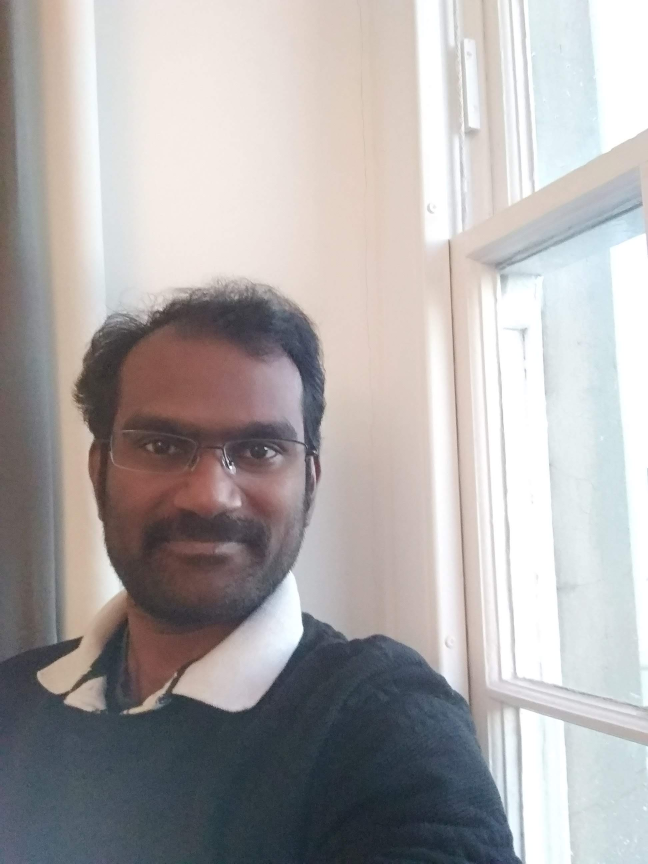
#> input picture CRUK_THT/Test.jpg, 1944 x 2592 px, found by its file name (shown at 1/3 size)
$ python kmc_1.py
#> lines starting #> are read from the running program, lines starting #| are printed output that depends on the picture
#!/usr/bin/env python3
# -*- coding: utf-8 -*-
"""
Created on Tue Jun 20 14:10:50 2023

@author: arun
"""

import cv2
import sklearn
from sklearn import cluster
import matplotlib.pyplot as plt
import numpy as np

#%%

img=cv2.imread('/home/arun/Pictures/Test.jpg',cv2.IMREAD_UNCHANGED)
#> img is the input picture: shape (2592, 1944, 3); mean B, G, R 169.9, 170, 174
scale_percent = 35 # percent of original size
width = int(img.shape[1] * scale_percent / 100)
#> width = 680
height = int(img.shape[0] * scale_percent / 100)
#> height = 907
dim = (width, height)
#> dim = (680, 907)

img = cv2.resize(img, dim, interpolation = cv2.INTER_AREA)
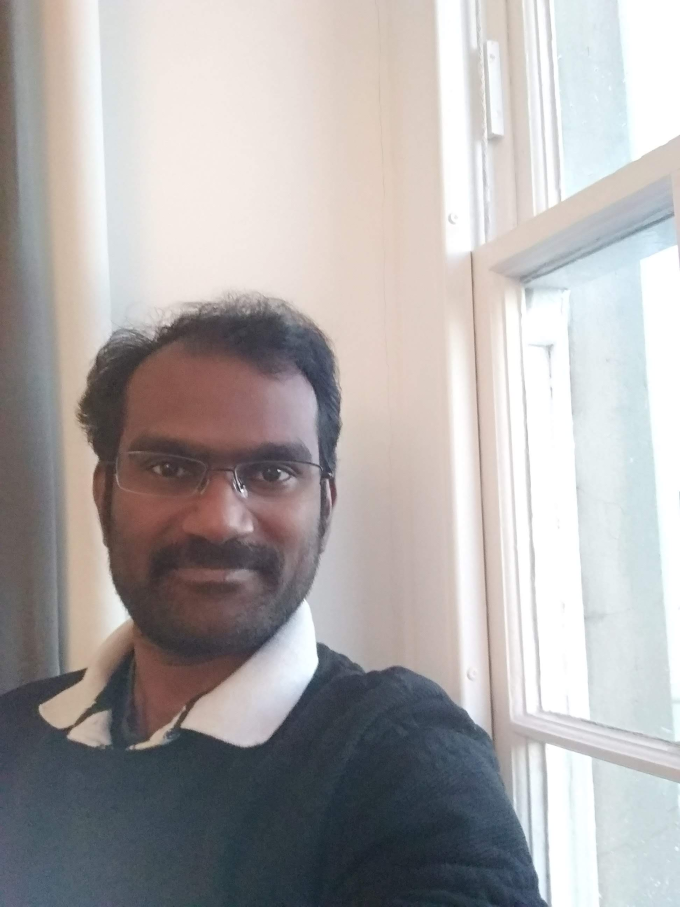
#> img: shape (907, 680, 3); mean B, G, R 169.9, 170, 174
# img = cv2.rotate(img, cv2.ROTATE_90_CLOCKWISE)
hsv = cv2.cvtColor(img, cv2.COLOR_BGR2HSV)
#> hsv: shape (907, 680, 3); mean H, S, V 57, 31.7, 180.2
img0=img/255
hsv0=hsv/255
#> hsv0: shape (907, 680, 3) float64; mean H, S, V 0.223, 0.124, 0.707
# img1=np.dstack((img0,hsv0))
img1=np.dstack((img,hsv))

# [34 lines of commented-out code are left out]
cv2.imshow('Input',img)
cv2.imshow('HSV',hsv)
# # plt.figure(1)
# # plt.imshow(img)
# # plt.show()
# #%%
# for ix in range(new_img.shape[1]):
#     new_img[ix] = colors[km.labels_[ix]]


# new_img = new_img.reshape((dim[1],dim[0],3))
# plt.figure(2)
# plt.imshow(new_img)
# plt.show()
#%% OpenCV kmeans
# vectorized = img.reshape((-1,3))
vectorized = img.reshape((-1,6))
vectorized = np.float32(vectorized)

img_convert = cv2.cvtColor(img, cv2.COLOR_BGR2RGB)

# Define criteria = ( type, max_iter = 10 , epsilon = 1.0 )
criteria = (cv2.TERM_CRITERIA_EPS + cv2.TERM_CRITERIA_MAX_ITER, 10, 1.0)

# Set flags
# flags = cv2.KMEANS_RANDOM_CENTERS

#image 2
K = 10
attempts=50
ret,label,center=cv2.kmeans(vectorized,K,None,criteria,attempts,cv2.KMEANS_PP_CENTERS)
#> ret = 152662858.9; center = [[253.7, 253.3, 251.9, 253.8, 253.3, 252], [93.71, 81.78, 72.95, 93.75, 81.83, 72.96], [150.9, 152.3, 159.3, 151.6, 153.3, 160.5], [224.6, 222.9, 217.7, 224.7, 223.1, 217.8], [63.92, 56.96, 52.16, 63.96, 56.96, 52.19], [197.6, 205.4, 218.7, 197.8, 205.6, 218.9], [80.26, 84.7, 110.8, 80.41, 84.83, 111], [233, 234.3, 235.7, 233.1, 234.4, 235.8], [175.8, 181.2, 193, 176.1, 181.6, 193.4], [114.9, 113.4, 124.6, 116.2, 114.5, 125.6]]
center = np.uint8(center)
#> center = [[253, 253, 251, 253, 253, 251], [93, 81, 72, 93, 81, 72], [150, 152, 159, 151, 153, 160], [224, 222, 217, 224, 223, 217], [63, 56, 52, 63, 56, 52], [197, 205, 218, 197, 205, 218], [80, 84, 110, 80, 84, 111], [232, 234, 235, 233, 234, 235], [175, 181, 192, 176, 181, 193], [114, 113, 124, 116, 114, 125]]
res = center[label.flatten()]
result_image1 = res.reshape((img_convert.shape))#image 3
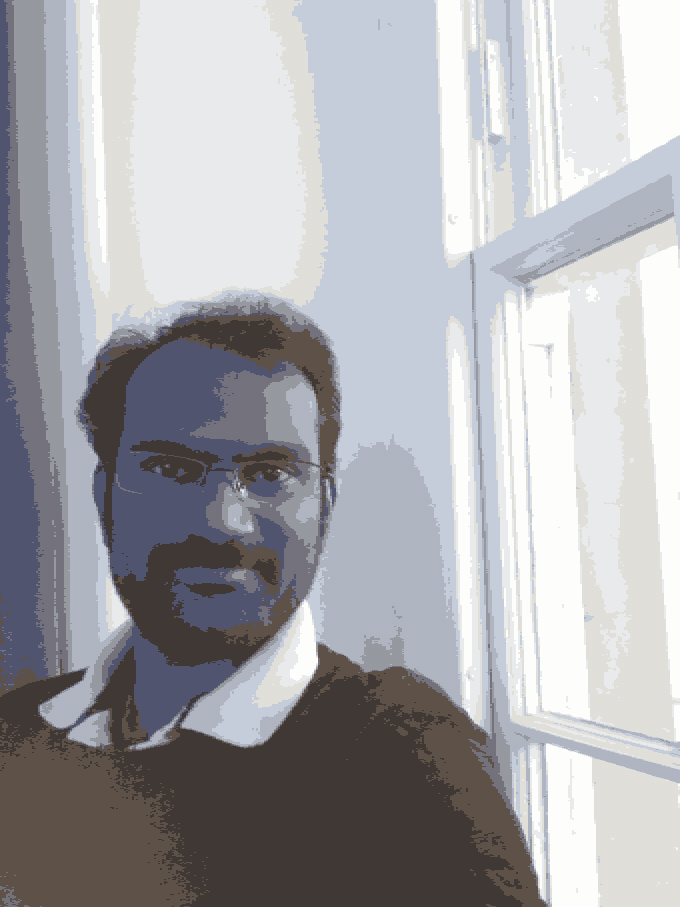
#> result_image1: shape (907, 680, 3); mean R, G, B 169.3, 169.5, 173.4
K = 4
# attempts=10
ret,label,center=cv2.kmeans(vectorized,K,None,criteria,attempts,cv2.KMEANS_PP_CENTERS)
#> ret = 498004667.9; center = [[103.4, 102.6, 116.4, 104, 103.2, 116.9], [236.5, 236.5, 235.4, 236.6, 236.6, 235.5], [185.7, 191.9, 203.6, 186, 192.3, 204], [70.78, 63.46, 59.95, 70.81, 63.47, 59.97]]
center = np.uint8(center)
#> center = [[103, 102, 116, 104, 103, 116], [236, 236, 235, 236, 236, 235], [185, 191, 203, 186, 192, 203], [70, 63, 59, 70, 63, 59]]
res = center[label.flatten()]
result_image2 = res.reshape((img_convert.shape))#image 4
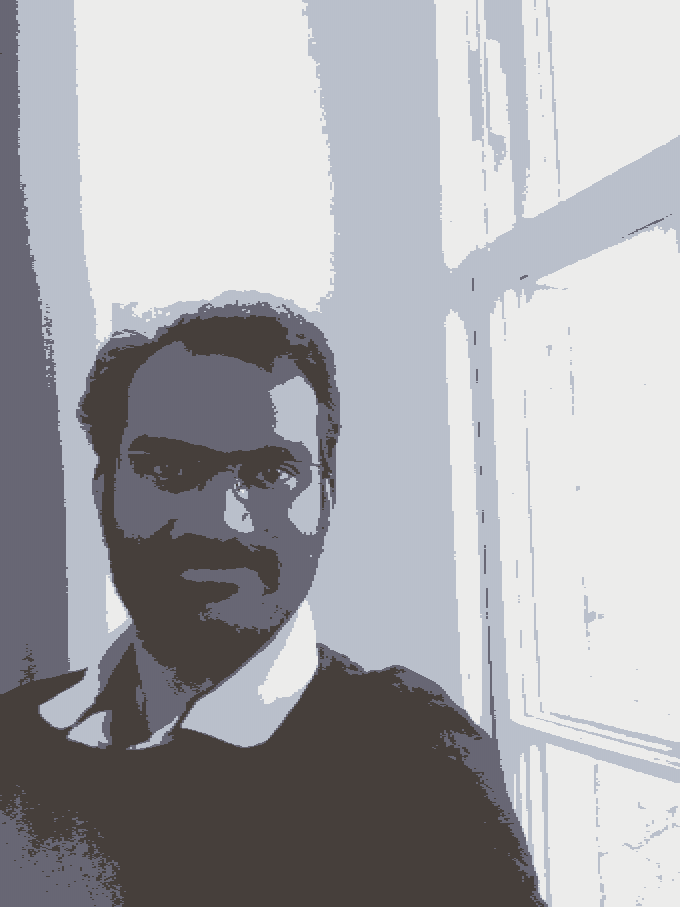
#> result_image2: shape (907, 680, 3); mean R, G, B 169.5, 169.5, 173.4
K = 2
# attempts=10
ret,label,center=cv2.kmeans(vectorized,K,None,criteria,attempts,cv2.KMEANS_PP_CENTERS)
#> ret = 1.34e+09; center = [[214.9, 217.6, 221.9, 215.1, 217.8, 222.1], [83.64, 78.91, 82.33, 83.91, 79.16, 82.56]]
center = np.uint8(center)
#> center = [[214, 217, 221, 215, 217, 222], [83, 78, 82, 83, 79, 82]]
res = center[label.flatten()]
result_image3 = res.reshape((img_convert.shape))
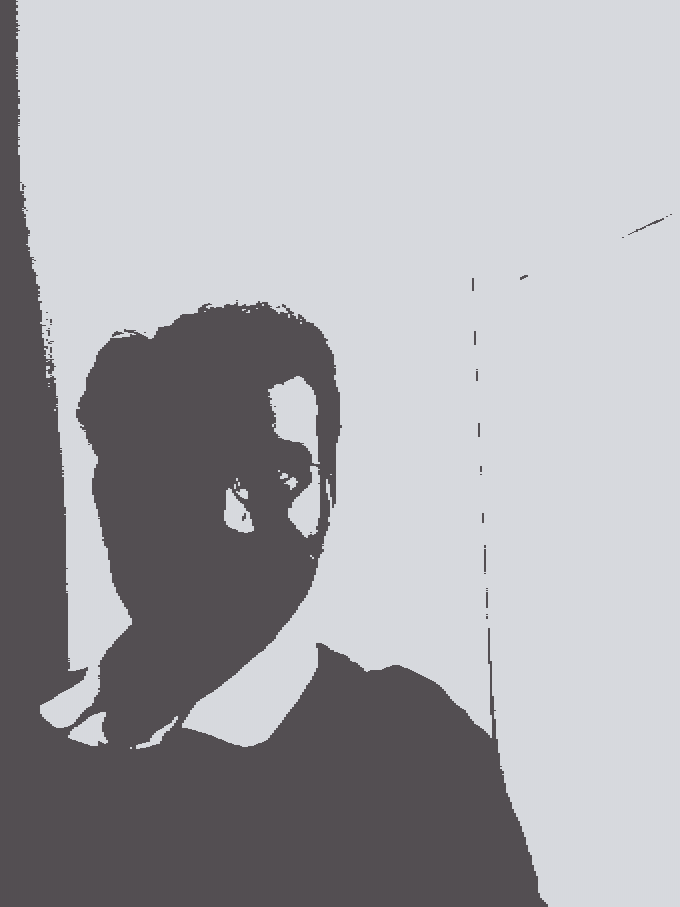
#> result_image3: shape (907, 680, 3); mean R, G, B 169.3, 169.4, 173.6
#%%
figure_size = 10
plt.figure(figsize=(figure_size,figure_size))#original image
plt.subplot(2,2,1),plt.imshow(img)
plt.title('Original Image'), plt.xticks([]), plt.yticks([])#image 2
plt.subplot(2,2,2),plt.imshow(result_image1)
plt.title('Segmented Image when K = 10'), plt.xticks([]), plt.yticks([])#image 3
plt.subplot(2,2,3),plt.imshow(result_image2)
plt.title('Segmented Image when K = 4'), plt.xticks([]), plt.yticks([])#image 4
plt.subplot(2,2,4),plt.imshow(result_image3)
plt.title('Segmented Image when K = 2'), plt.xticks([]), plt.yticks([])
plt.show()
#> figure, not shown here; B, G, R data is drawn as R, G, B
#%% Sklearn kmeans

kmeans_cluster = cluster.KMeans(n_clusters=10)
kmeans_cluster.fit(vectorized)
cluster_centers = kmeans_cluster.cluster_centers_
cluster_labels = kmeans_cluster.labels_
km_mask=cluster_centers[cluster_labels].reshape(dim[1], dim[0], 3)
km_mask=km_mask.astype('uint8')
#%%
plt.figure(2,figsize=(figure_size,figure_size))
plt.imshow(km_mask)
plt.show()
